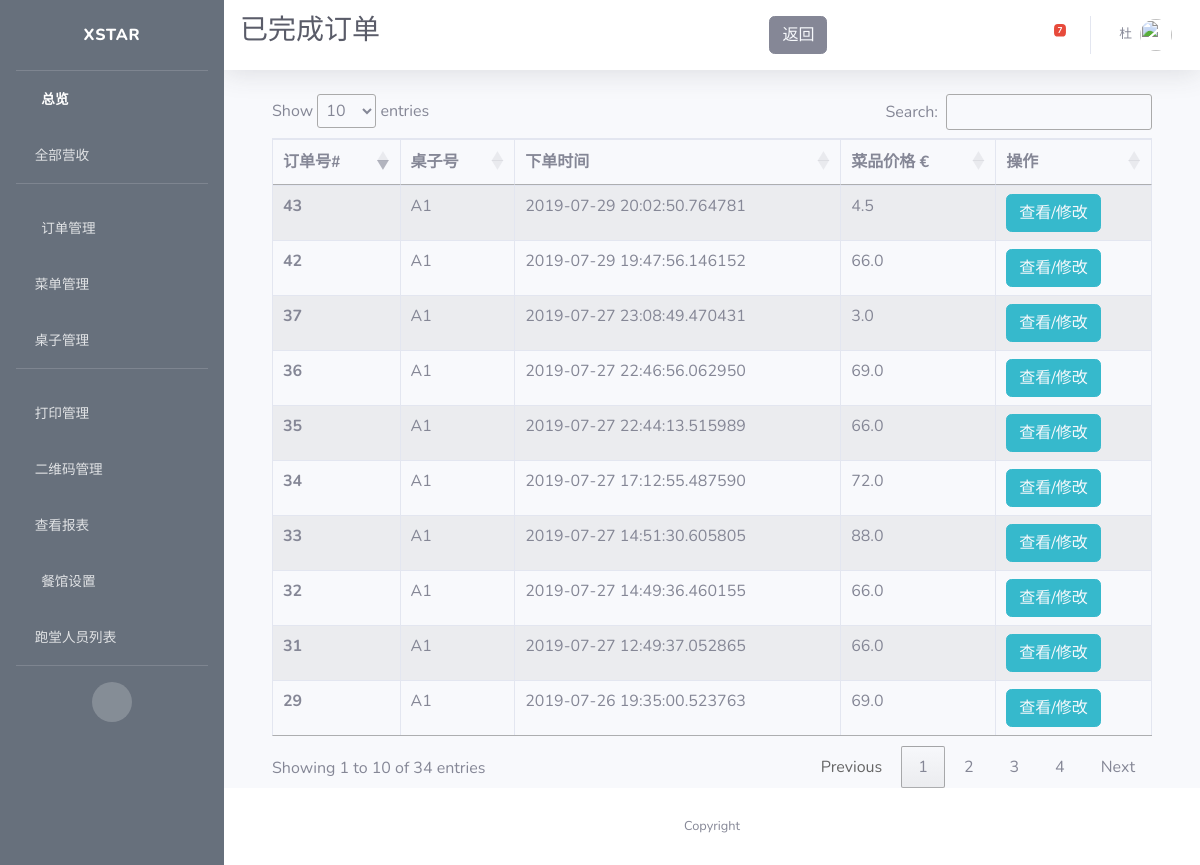
The page /admin/view/paid/alacarte/orders (signed in) on the database its author committed.
### app/models.py (models this page shows, shortened)
class User(UserMixin, db.Model):
    id = db.Column(db.Integer, primary_key=True)
    username = db.Column(db.String(64), index=True, unique=True, nullable=False)
    alias = db.Column(db.String(64))
    email = db.Column(db.String(120), unique=True)
    password_hash = db.Column(db.String(128))
    permissions = db.Column(db.Integer)
    container = db.Column(db.String(300))

class Order(db.Model):
    id = db.Column(db.Integer, primary_key=True, unique=True, index=True)
    totalPrice = db.Column(db.Float, unique=False)
    orderNumber = db.Column(db.String(200), unique=True)
    timeCreated = db.Column(db.DateTime, default=datetime.utcnow)
    isPaid = db.Column(db.Boolean, default=False)
    isReady = db.Column(db.Boolean, default=False)
    isPickedUp = db.Column(db.Boolean, default=False)
    items = db.Column(db.String(300))
    pay_via = db.Column(db.String(100))
    type = db.Column(db.String(100))
    container = db.Column(db.String(300))

### app/routes.py (the view)
@app.route('/admin/view/paid/alacarte/orders')
@login_required
def admin_view_paid_alacarte_orders():
    orders = db.session.query(Order).filter(
        Order.type == "In",
        Order.isPaid==True).all()
    cur_orders = orders
    items = {order.id: json.loads(order.items) for order in cur_orders}
    containers = {order.id: json.loads(order.container) for order in cur_orders}
    return render_template("admin_view_paid_alacarte_orders.html",
                           open_orders=cur_orders,
                           items=items,
                           containers=containers)

### app/models.py (called while the page is built)
@login.user_loader
def load_user(id):
    return User.query.get(int(id))

### app/templates/admin_view_paid_alacarte_orders.html (shortened to what this page needs)
{% extends 'base.html' %}
{% block css %}
<link rel="stylesheet" type="text/css" href="https://cdn.datatables.net/1.10.19/css/jquery.dataTables.css">
<link rel="stylesheet" type="text/css" href="https://cdnjs.cloudflare.com/ajax/libs/twitter-bootstrap/4.1.3/css/bootstrap.css">
<link rel="stylesheet" type="text/css" href="https://cdn.datatables.net/1.10.19/css/dataTables.bootstrap4.min.css">
{% endblock %}
{% block title %}
<h1 class="h3 mb-2 text-gray-800">已完成订单</h1>
<button type="button" class="btn btn-secondary">
  <a href={{ url_for('index') }} style="color: rgb(247, 249, 252)">
    返回
  </a>
</button>
{% endblock %}
{% block content %}
<div class="container">
  <div class="row">
    <div class="col-sm-12">
      <table id="example" class="table table-striped table-bordered">
        <thead>
          <tr>
            <th scope="col">订单号#</th>
            <th scope="col">桌子号</th>
            <th scope="col">下单时间</th>
            <th scope="col">菜品价格 €</th>
            <th scope="col">操作</th>
          </tr>
        </thead>
        <tbody>
          {% for order in open_orders %}
          <tr>
            <th scope="row">{{order.id}}</th>
            <td>{{ containers.get(order.id).get('table_name') }}</td>
            <td>{{ order.timeCreated }}</td>
            <td>{{ order.totalPrice }}</td>
            <td>
              <span>
                <button type="button" class="btn btn-info">
                  <a href={{ url_for('admin_alacarte_order_edit', order_id=order.id) }} style="color: rgb(247, 249, 252)">
                    查看/修改
                  </a>
                </button>
              </span>
            </td>
          </tr>
          {% endfor %}
        </tbody>
      </table>
    </div>
  </div>
</div>
{% endblock %}

### app/templates/base.html (shortened to what this page needs)
<!DOCTYPE html>
<html lang="en">
<head>
  {% block css %}
  {% endblock %}
  <link href="{{ url_for('static', filename='fontawesome-free/css/all.min.css') }}" rel="stylesheet" type="text/css">
  <link href="{{ url_for('static', filename='css/sb-admin-2.min.css')}}" rel="stylesheet">
</head>
<body id="page-top">
  <div id="wrapper">
    <ul class="navbar-nav bg-gradient-primary sidebar sidebar-dark accordion" id="accordionSidebar">
      <a class="sidebar-brand d-flex align-items-center justify-content-center" href="{{ url_for('index') }}">
        <div class="sidebar-brand-text mx-3">Xstar</div>
      </a>
      <hr class="sidebar-divider my-0">
      <li class="nav-item active">
        <a class="nav-link" href="{{url_for('index') }}">
          <i class="fas fa-fw fa-tachometer-alt"></i>
          <span>总览</span></a>
      </li>
      <li class="nav-item">
        <a class="nav-link collapsed" href="#" data-toggle="collapse" data-target="#collapseOne" aria-expanded="true" aria-controls="collapseOne">
          <i class="fas fa-money-bill-alt"></i>
          <span>全部营收</span>
        </a>
      </li>
      <hr class="sidebar-divider">
      <li class="nav-item">
        <a class="nav-link collapsed" href="#" data-toggle="collapse" data-target="#collapseTwo" aria-expanded="true" aria-controls="collapseTwo">
          <i class="fas fa-fw fa-cog"></i>
          <span>订单管理</span>
        </a>
      </li>
      <li class="nav-item">
        <a class="nav-link collapsed" href="#" data-toggle="collapse" data-target="#collapseMenu" aria-expanded="true" aria-controls="collapseTwo">
        <i class="fas fa-utensils"></i>
          <span>菜单管理</span>
        </a>
      </li>
      <li class="nav-item">
        <a class="nav-link collapsed" href="#" data-toggle="collapse" data-target="#collapseUtilities" aria-expanded="true" aria-controls="collapseUtilities">
          <i class="fas fa-chair"></i>
          <span>桌子管理</span>
        </a>
      </li>
      <hr class="sidebar-divider">
      <li class="nav-item">
        <a class="nav-link collapsed" href="#" data-toggle="collapse" data-target="#collapsePages" aria-expanded="true" aria-controls="collapsePages">
          <i class="fas fa-print"></i>
          <span>打印管理</span>
        </a>
      </li>
      <li class="nav-item">
        <a class="nav-link" href={{ url_for('qrcode_manage') }}>
          <i class="fas fa-qrcode"></i>
          <span>二维码管理</span>
        </a>
      </li>
      <li class="nav-item">
        <a class="nav-link collapsed" href="#" data-toggle="collapse" data-target="#collapseLogs" aria-expanded="true" aria-controls="collapseUtilities">
          <i class="far fa-sticky-note"></i>
          <span>查看报表</span>
        </a>
      </li>
      <li class="nav-item">
        <a class="nav-link" href="{{ url_for('set_store') }}">
          <i class="fas fa-fw fa-wrench"></i>
          <span>餐馆设置</span></a>
      </li>
      <li class="nav-item">
        <a class="nav-link" href="{{ url_for('users_manage') }}">
          <i class="fas fa-users"></i>
          <span>跑堂人员列表</span></a>
      </li>
      <hr class="sidebar-divider d-none d-md-block">
      <div class="text-center d-none d-md-inline">
        <button class="rounded-circle border-0" id="sidebarToggle"></button>
      </div>
    </ul>
    <div id="content-wrapper" class="d-flex flex-column">
      <div id="content">
        <nav class="navbar navbar-expand navbar-light bg-white topbar mb-4 static-top shadow">
          {% block title %}
          {% endblock %}
          <ul class="navbar-nav ml-auto">
            <li class="nav-item dropdown no-arrow mx-1">
              <a class="nav-link dropdown-toggle" href="#" id="messagesDropdown" role="button" data-toggle="dropdown" aria-haspopup="true" aria-expanded="false">
                <i class="fas fa-envelope fa-fw"></i>
                <span class="badge badge-danger badge-counter">7</span>
              </a>
            </li>
            <li class="nav-item dropdown no-arrow">
              <a class="nav-link dropdown-toggle" href="#" id="userDropdown" role="button" data-toggle="dropdown" aria-haspopup="true" aria-expanded="false">
                <span class="mr-2 d-none d-lg-inline text-gray-600 small">{{ current_user.alias }}</span>
                <img class="img-profile rounded-circle" src="https://source.unsplash.com/QAB-WJcbgJk/60x60">
              </a>
            </li>
          </ul>
        </nav>
        <div class="container-fluid">
          {% block content %}{% endblock %}
        </div>
      </div>
      <footer class="sticky-footer bg-white">
        <div class="container my-auto">
          <div class="copyright text-center my-auto">
            <span>Copyright {{ title }}</span>
          </div>
        </div>
      </footer>
    </div>
  </div>
</body>
</html>

### app/templates/admin_view_paid_alacarte_orders.html (style rules this page uses)
.row:after { content: ""; display: table; clear: both; }

### app/templates/base.html (style rules this page uses)
.bg-gradient-primary { background-image: linear-gradient(180deg,#67707c 10%,#67707c 100%); background-size: cover; }

### rows shown on the page
User: alias "杜"
Order: id "29", get "A1", timeCreated "2019-07-26 19:35:00.523763", totalPrice "69.0"
Order: id "31", get "A1", timeCreated "2019-07-27 12:49:37.052865", totalPrice "66.0"
Order: id "32", get "A1", timeCreated "2019-07-27 14:49:36.460155", totalPrice "66.0"
Order: id "33", get "A1", timeCreated "2019-07-27 14:51:30.605805", totalPrice "88.0"
Order: id "34", get "A1", timeCreated "2019-07-27 17:12:55.487590", totalPrice "72.0"
Order: id "35", get "A1", timeCreated "2019-07-27 22:44:13.515989", totalPrice "66.0"
Order: id "36", get "A1", timeCreated "2019-07-27 22:46:56.062950", totalPrice "69.0"
Order: id "37", get "A1", timeCreated "2019-07-27 23:08:49.470431", totalPrice "3.0"
Order: id "42", get "A1", timeCreated "2019-07-29 19:47:56.146152", totalPrice "66.0"
Order: id "43", get "A1", timeCreated "2019-07-29 20:02:50.764781", totalPrice "4.5"
